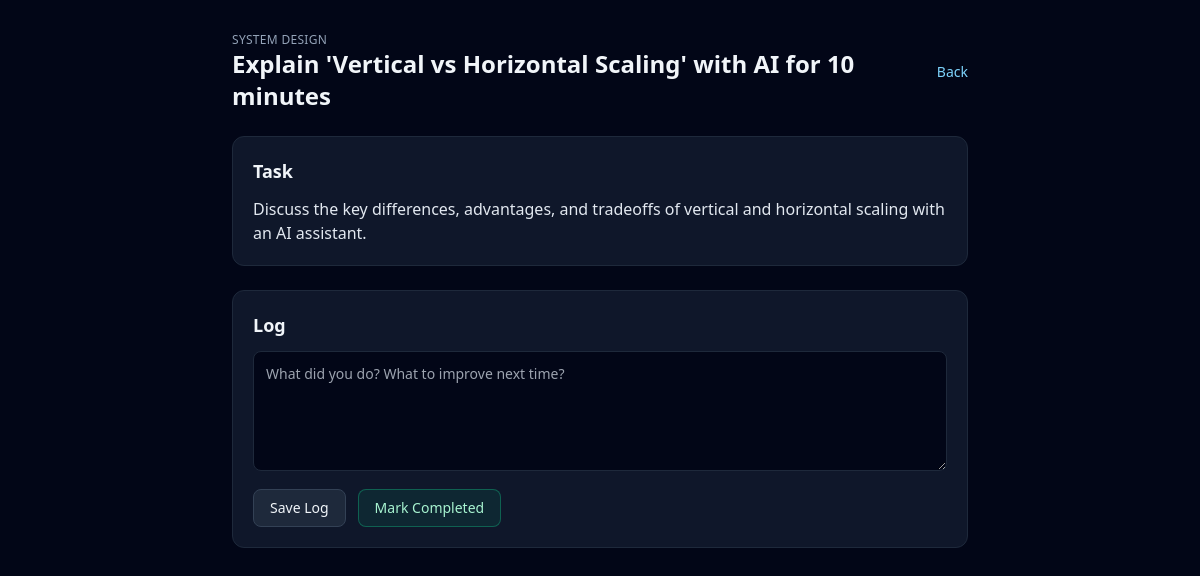
Page /task/8 on the committed database.
### app/models/task.py (models this page shows)
class TodayTask(Base):
    __tablename__ = "today_tasks"
    id = Column(Integer, primary_key=True, index=True)
    date = Column(Date, default=date.today, index=True)
    module_id = Column(String, nullable=False, index=True)
    name = Column(String, nullable=False)
    group = Column(String, nullable=False)
    task_type = Column(String, nullable=False, default="todo")
    problem_text = Column(Text, nullable=True)
    todo_text = Column(Text, nullable=True)
    code_template = Column(Text, nullable=True)
    notes = Column(Text, nullable=True)
    log = Column(Text, nullable=True)
    url = Column(String, nullable=True)
    extra = Column(JSON, nullable=True)

### app/main.py (the view)
@app.get("/task/{task_id}", response_class=HTMLResponse)
def task_detail_page(task_id: int, request: Request, db=Depends(get_db)):
    task = db.query(TodayTask).filter(TodayTask.id == task_id).first()
    if not task:
        task = db.query(TaskHistory).filter(TaskHistory.id == task_id).first()
    if not task:
        return HTMLResponse("Task not found", status_code=404)
    module_label = task.module_id.replace("-", " ").replace("_", " ").title()
    template_name = "tasks/coding_detail.html" if task.task_type == "coding" else "tasks/todo_detail.html"
    return templates.TemplateResponse(
        template_name,
        {
            "request": request,
            "task": task,
            "module_id": module_label,
            "title": task.name,
            "problem_text": task.problem_text or task.todo_text,
            "code_template": task.code_template,
            "log": task.log,
        },
    )

### app/templates/tasks/todo_detail.html (shortened to what this page needs)
<!DOCTYPE html>
<html lang="en">
<head>
  <script src="https://cdn.tailwindcss.com"></script>
</head>
<body class="bg-slate-950 text-slate-100 min-h-screen">
  <div class="max-w-3xl mx-auto px-4 py-8 space-y-6">
    <header class="flex items-center justify-between gap-3">
      <div>
        <p class="text-xs text-slate-400 uppercase tracking-wide">{{ module_id }}</p>
        <h1 class="text-2xl font-bold">{{ title }}</h1>
      </div>
      <a href="/" class="text-sm text-sky-300">Back</a>
    </header>
    <section class="bg-slate-900 border border-slate-800 rounded-xl p-5 space-y-3">
      <h2 class="text-lg font-semibold">Task</h2>
      <p class="text-slate-200 whitespace-pre-line">{{ problem_text or title }}</p>
    </section>
    <section class="bg-slate-900 border border-slate-800 rounded-xl p-5 space-y-3">
      <h2 class="text-lg font-semibold">Log</h2>
      <form class="space-y-3" id="log-form">
        <textarea name="log" id="log" class="w-full min-h-[120px] bg-slate-950 border border-slate-800 rounded-lg p-3 text-sm"
          placeholder="What did you do? What to improve next time?">{{ log or '' }}</textarea>
        <div class="flex items-center gap-3">
          <button type="button" onclick="saveLog()" class="px-4 py-2 bg-slate-800 border border-slate-700 rounded-lg text-sm">Save Log</button>
          <button type="button" onclick="completeTask()" class="px-4 py-2 bg-emerald-500/10 border border-emerald-500/40 text-emerald-200 rounded-lg text-sm">Mark Completed</button>
        </div>
      </form>
    </section>
  </div>
</body>
</html>

### rows in the picture
TodayTask: name "Explain 'Vertical vs Horizontal Scaling' with AI for 10 minutes", todo_text "Discuss the key differences, advantages, and tradeoffs of vertical and horizontal scaling with an AI assistant."

### other values in the picture
{{ module_id }} "SYSTEM DESIGN"
